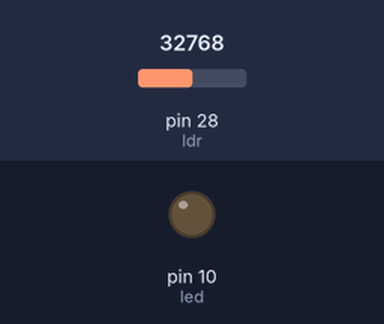
Bench run of a program on a simulated MicroPython board. Parts: output pins drawn as LEDs (lit = HIGH). The test bench sets the inputs (shaded band); at power-on: pin 28 (ldr) = 32768 (analog values on the 0–65535 scale).

Above: at 1.3 s.
1.4 s: pin 28 (ldr) set to 20992
2.9 s: pin 28 (ldr) set to 19168
At 4.3 s:
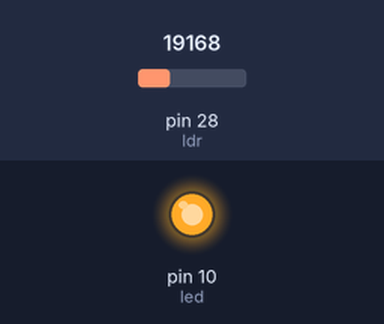
4.6 s: pin 28 (ldr) set to 20655
At 5.5 s:
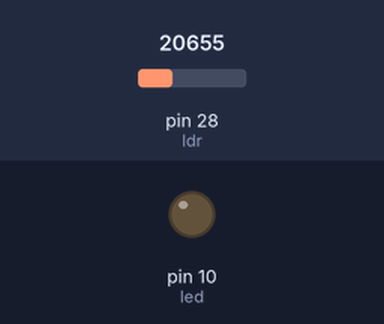
6.1 s: pin 28 (ldr) set to 19660
At 6.6 s:
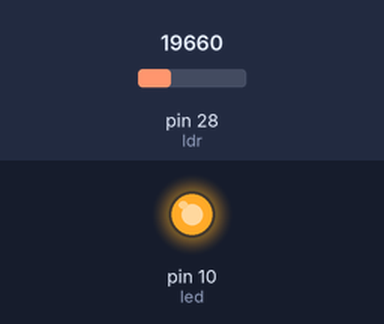
Timing chart, 0 to 8.6 s (numbered marks = the images above; inputs shaded):
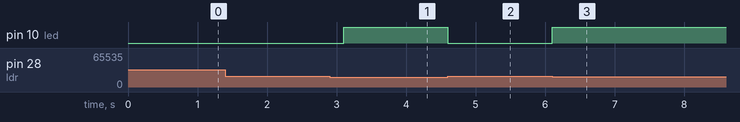

Measured:
- the behaviour switches between 20000 and 19984 on pin 28 (ldr) (found by bisection; images 0 and 1)
- after the input at 1.4 s, every drawn part: stays the same
- after the input at 2.9 s, pin 10 (led): LOW → HIGH after 0.20 s
- after the input at 4.6 s, pin 10 (led): HIGH → LOW at once
- after the input at 6.1 s, pin 10 (led): LOW → HIGH at once

The program:

main.py
```python
from machine import ADC, Pin
import time

time.sleep(0.1) # Wait for USB to become ready

ldr = ADC(2)
led = Pin(10, Pin.OUT)

while True:
    luz = ldr.read_u16()
    if luz < 20000:
        led.on()
    else:
        led.off()
    time.sleep(0.5)
```
